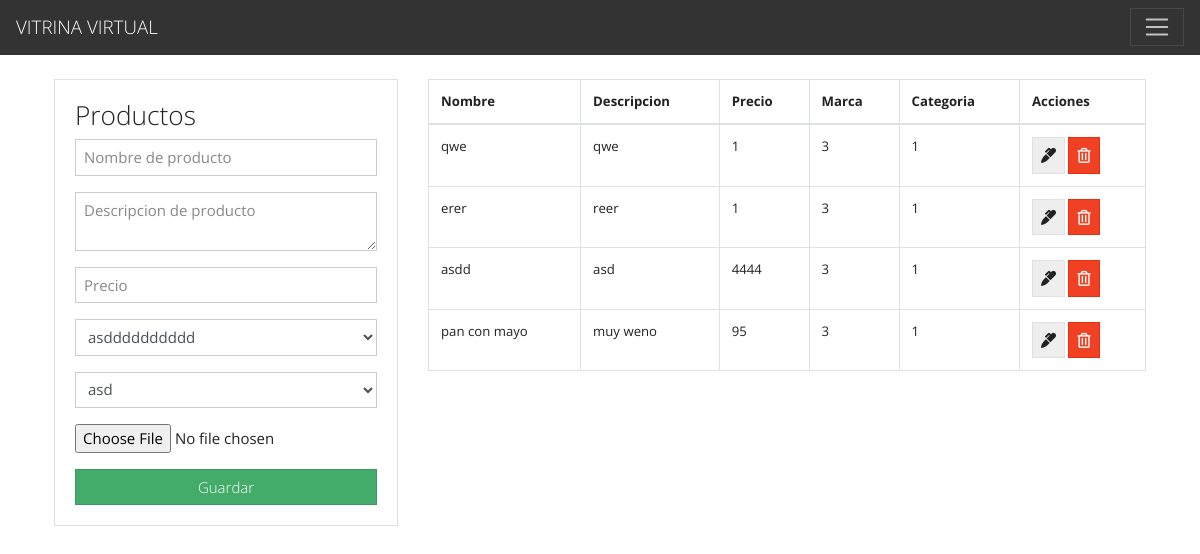
Page /index_producto.php on the committed database.
### tables this page shows
CREATE TABLE `productos` (
  `id` int(11) NOT NULL,
  `nombre` varchar(255) NOT NULL,
  `descripcion` text NOT NULL,
  `precio` int(11) NOT NULL,
  `marca_fk` int(11) NOT NULL,
  `categoria_fk` int(11) NOT NULL,
  `creado_en` timestamp NOT NULL DEFAULT CURRENT_TIMESTAMP
);

### index_producto.php (the view, shortened to what this page needs)
<?php include("db.php"); ?>
<?php include('includes/header.php'); ?>
<main class="container p-4">
  <div class="row">
    <div class="col-md-4">
      <div class="card card-body">
      <H3>Productos</H3>
        <form action="guardar_producto.php" method="POST" enctype="multipart/form-data">
          <div class="form-group">
            <input type="text" name="nombre" class="form-control" placeholder="Nombre de producto" autofocus>
          </div>
          <div class="form-group">
            <textarea name="descripcion" rows="2" class="form-control" placeholder="Descripcion de producto"></textarea>
          </div>
          <div class="form-group">
            <input type="number" name="precio" class="form-control" placeholder="Precio" autofocus>
          </div>
          <div class="form-group">
            <?php $query=mysqli_query($conn,"SELECT id, nombre FROM marcas"); ?>
            <select name="marca_fk" class="form-control">
            <?php
              while($marcas = mysqli_fetch_array($query)){
            ?>
                <option value="<?php echo $marcas['id']?>"> <?php echo $marcas['nombre']?> </option>
            <?php
              }
            ?>
            </select>
          </div>
          <div class="form-group">
            <?php $query=mysqli_query($conn,"SELECT id, nombre FROM categorias"); ?>
            <select name="categoria_fk" class="form-control">
            <?php
              while($categorias = mysqli_fetch_array($query)){
            ?>
                <option value="<?php echo $categorias['id']?>"> <?php echo $categorias['nombre']?> </option>
            <?php
              }
            ?>
            </select>
          </div>
          <div class="form-group">
            <input type="file" name="file">
          </div>
          <input type="submit" name="guardar_producto" class="btn btn-success btn-block" value="Guardar">
        </form>
      </div>
    </div>
    <div class="col-md-8">
      <table class="table table-bordered">
        <thead>
          <tr>
            <th>Nombre</th>
            <th>Descripcion</th>
            <th>Precio</th>
            <th>Marca</th>
            <th>Categoria</th>
            <th>Acciones</th>
          </tr>
        </thead>
        <tbody>
          <?php
          $query = "SELECT * FROM productos";
          $result_productos = mysqli_query($conn, $query);
          while($row = mysqli_fetch_assoc($result_productos)) { ?>
          <tr>
            <td><?php echo $row['nombre']; ?></td>
            <td><?php echo $row['descripcion']; ?></td>
            <td><?php echo $row['precio']; ?></td>
            <td><?php echo $row['marca_fk']; ?></td>
            <td><?php echo $row['categoria_fk']; ?></td>
            <td>
              <a href="editar_producto.php?id=<?php echo $row['id']?>" class="btn btn-secondary">
                <i class="fas fa-marker"></i>
              </a>
              <a href="borrar_producto.php?id=<?php echo $row['id']?>" class="btn btn-danger">
                <i class="far fa-trash-alt"></i>
              </a>
            </td>
          </tr>
          <?php } ?>
        </tbody>
      </table>
    </div>
  </div>
</main>
<?php include('includes/footer.php'); ?>

### includes/header.php (shortened to what this page needs)
<!DOCTYPE html>
<html lang="en">
  <head>
    <link rel="stylesheet" href="https://bootswatch.com/4/yeti/bootstrap.min.css">
    <link rel="stylesheet" href="https://use.fontawesome.com/releases/v5.6.3/css/all.css">
  </head>
  <body>
    <nav class="navbar navbar-dark bg-dark">
      <a class="navbar-brand" href="index_categoria.php">VITRINA VIRTUAL</a>
      <button class="navbar-toggler" type="button" data-toggle="collapse" data-target="#navbarText" aria-controls="navbarText"
        aria-expanded="false" aria-label="Toggle navigation">
        <span class="navbar-toggler-icon"></span>
      </button>
    </nav>

### includes/footer.php (shortened to what this page needs)
</body>
</html>

### rows in the picture
productos: nombre "qwe", descripcion "qwe", precio "1", marca_fk "3", categoria_fk "1"
productos: nombre "erer", descripcion "reer", precio "1", marca_fk "3", categoria_fk "1"
productos: nombre "asdd", descripcion "asd", precio "4444", marca_fk "3", categoria_fk "1"
productos: nombre "pan con mayo", descripcion "muy weno", precio "95", marca_fk "3", categoria_fk "1"

### other values in the picture
form field marca_fk "asdddddddddd"
form field categoria_fk "asd"
